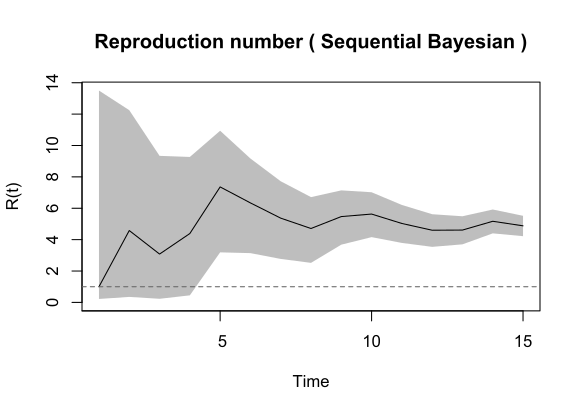

The script that drew this image:
library(jsonlite)
library(tidyverse)
library(R0)

raw <-
  fromJSON(
    "https://api.apify.com/v2/key-value-stores/K373S4uCFR9W1K8ei/records/LATEST?disableRedirect=true"
  )

df_wide <-
  data.frame(
    tested = as.integer(cumsum(raw$testedCases$value)),
    positive = as.integer(raw$totalPositiveTests$value)[-1],
    date = raw$testedCases$date %>% lubridate::as_date() +1,
    day = seq(1, length(raw$testedCases$date))
  ) %>% as_tibble()

gt <- generation.time("empirical", df_cum$positive)
estR <- estimate.R(df_cum$positive, gt, methods = c("EG", "ML", "SB", "TD"))
estR$estimates$SB %>% plot
estR$estimates$SB$R %>% last
